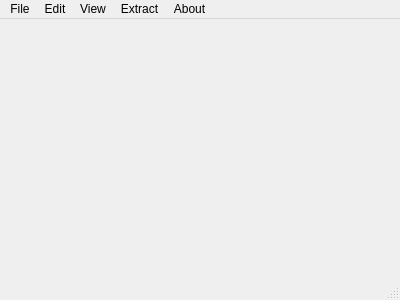
<?xml version="1.0" encoding="UTF-8"?>
<ui version="4.0">
 <class>MainWindow</class>
 <widget class="QMainWindow" name="MainWindow">
  <property name="geometry">
   <rect>
    <x>0</x>
    <y>0</y>
    <width>400</width>
    <height>300</height>
   </rect>
  </property>
  <property name="windowTitle">
   <string>Sequential Archive Manager</string>
  </property>
  <widget class="QWidget" name="centralWidget">
   <layout class="QHBoxLayout" name="horizontalLayout"/>
  </widget>
  <widget class="QMenuBar" name="menuBar">
   <property name="geometry">
    <rect>
     <x>0</x>
     <y>0</y>
     <width>400</width>
     <height>26</height>
    </rect>
   </property>
   <widget class="QMenu" name="menuFile">
    <property name="title">
     <string>File</string>
    </property>
    <addaction name="actionNew"/>
    <addaction name="actionOpen"/>
    <addaction name="actionSave"/>
    <addaction name="actionSave_as"/>
    <addaction name="actionClose"/>
    <addaction name="separator"/>
    <addaction name="actionExit"/>
   </widget>
   <widget class="QMenu" name="menuEdit">
    <property name="title">
     <string>Edit</string>
    </property>
    <addaction name="actionPack"/>
    <addaction name="actionUnpack"/>
    <addaction name="separator"/>
    <addaction name="actionAdd_Files"/>
    <addaction name="actionRemove_Selected"/>
   </widget>
   <widget class="QMenu" name="menuView">
    <property name="title">
     <string>View</string>
    </property>
    <addaction name="actionShow_In_Explorer"/>
    <addaction name="actionShow_in"/>
   </widget>
   <widget class="QMenu" name="menuExtract">
    <property name="title">
     <string>Extract</string>
    </property>
    <addaction name="actionExtract_All"/>
    <addaction name="actionExtract_Selected"/>
   </widget>
   <widget class="QMenu" name="menuAbout">
    <property name="title">
     <string>About</string>
    </property>
    <addaction name="actionAbout_Sequential_Archive_Manager"/>
   </widget>
   <addaction name="menuFile"/>
   <addaction name="menuEdit"/>
   <addaction name="menuView"/>
   <addaction name="menuExtract"/>
   <addaction name="menuAbout"/>
  </widget>
  <widget class="QStatusBar" name="statusBar"/>
  <action name="actionNew">
   <property name="text">
    <string>New</string>
   </property>
  </action>
  <action name="actionOpen">
   <property name="text">
    <string>Open...</string>
   </property>
  </action>
  <action name="actionSave">
   <property name="text">
    <string>Save</string>
   </property>
  </action>
  <action name="actionSave_as">
   <property name="text">
    <string>Save as...</string>
   </property>
  </action>
  <action name="actionClose">
   <property name="text">
    <string>Close</string>
   </property>
  </action>
  <action name="actionExit">
   <property name="text">
    <string>Exit</string>
   </property>
  </action>
  <action name="actionAbout_Sequential_Archive_Manager">
   <property name="text">
    <string>About Sequential Archive Manager...</string>
   </property>
  </action>
  <action name="actionExtract_All">
   <property name="text">
    <string>Extract All...</string>
   </property>
  </action>
  <action name="actionExtract_Selected">
   <property name="text">
    <string>Extract Selected...</string>
   </property>
  </action>
  <action name="actionShow_In_Explorer">
   <property name="text">
    <string>Show In Explorer</string>
   </property>
  </action>
  <action name="actionShow_in">
   <property name="text">
    <string>Show In...</string>
   </property>
  </action>
  <action name="actionPack">
   <property name="text">
    <string>Pack</string>
   </property>
  </action>
  <action name="actionUnpack">
   <property name="text">
    <string>Unpack</string>
   </property>
  </action>
  <action name="actionAdd_Files">
   <property name="text">
    <string>Add Files...</string>
   </property>
  </action>
  <action name="actionRemove_Selected">
   <property name="text">
    <string>Remove Selected</string>
   </property>
  </action>
 </widget>
 <layoutdefault spacing="6" margin="11"/>
 <resources/>
 <connections/>
</ui>
